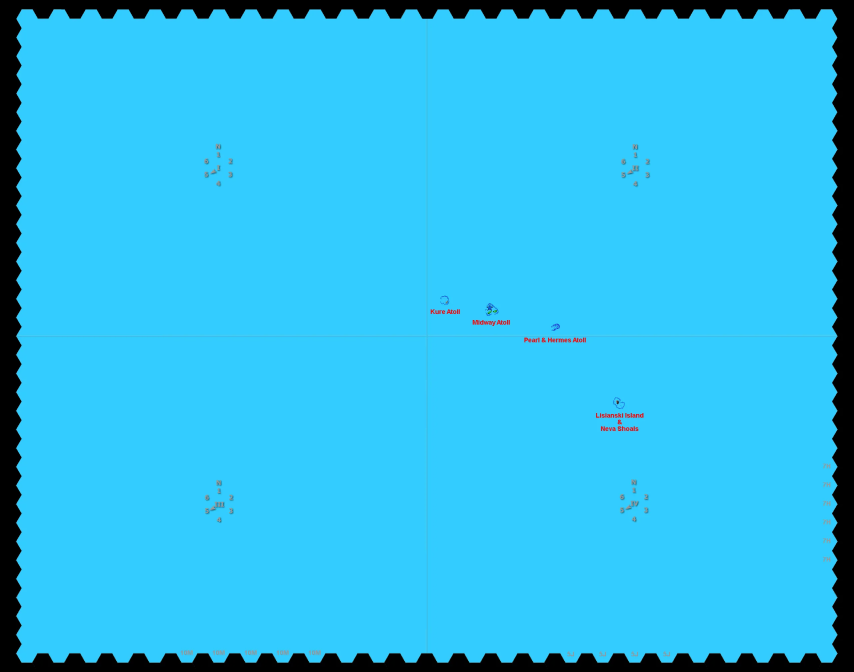
#> input picture assets/map/mappa_midway.webp, 2561 x 2015 px, given in place of Midway_Map.gif, which was not available (shown at 1/3 size)
$ python costruisci_mappe_isole.py
#> lines starting #> are read from the running program, lines starting #| are printed output that depends on the picture
#!/usr/bin/env python3
"""Mappe degli scenari 6 (Midway) e 7 (Wake): griglia (tutto mare, atolli parziali), esagoni d'ingresso
dalle basi fuori mappa (numeri sul bordo: turni di volo) e immagine webp per il gioco.
Serve il modulo VASSAL estratto in /home/claude/v2/images."""
import json, os
import numpy as np
from PIL import Image
ROOT = os.path.dirname(os.path.dirname(os.path.abspath(__file__)))
D = os.path.join(ROOT, 'data')
X0, Y0, DX, DY, COLS, ROWS = 81, 57, 48, 56, 51, 35
def centro(c, r): return (X0 + c * DX, Y0 + r * DY + (DY // 2 if c % 2 else 0))
for nome, img in (('midway', 'Midway_Map.gif'), ('wake', 'Wake_Map.gif')):
    im = Image.open('/home/claude/v2/images/' + img).convert('RGB')
#> im is the input picture: PIL image 2561x2015 RGB; mean R, G, B 47.2, 186.7, 233.2
    M = np.array(im).astype(int)
    R, G, B = M[..., 0], M[..., 1], M[..., 2]
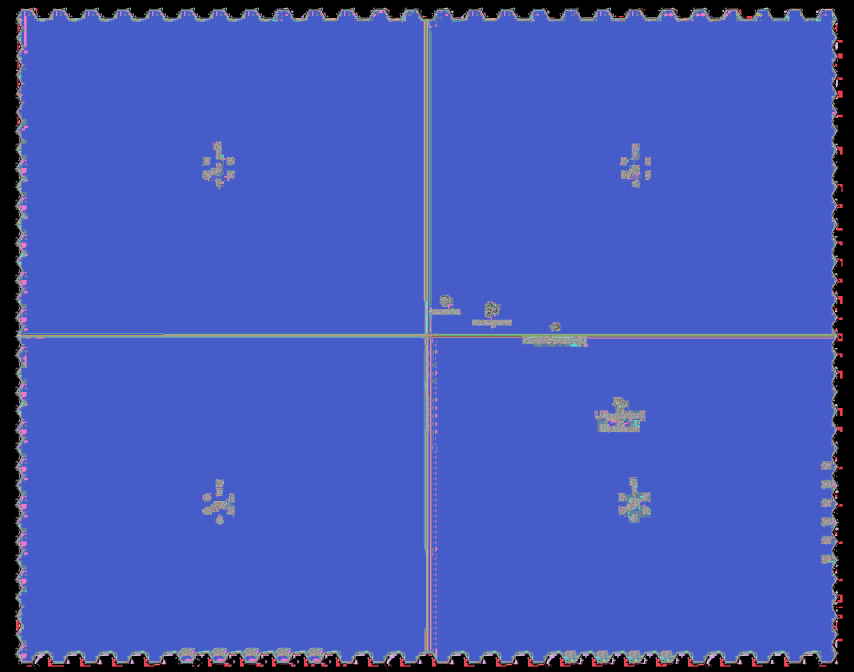
#> R: shape (2015, 2561) int64 (shown at 1/3 size); 254 distinct labels, from 0 to 255; one colour per label, 0 black
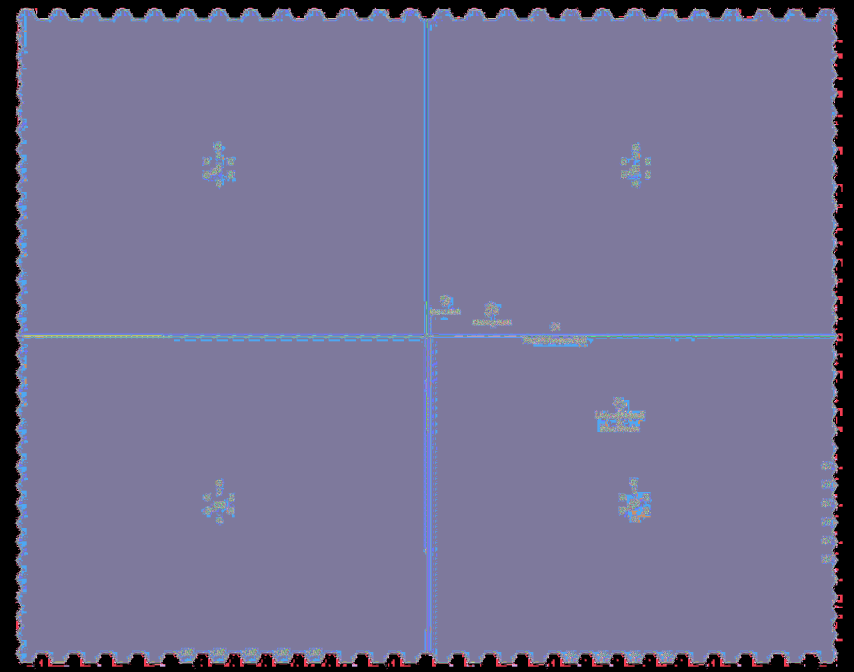
#> G: shape (2015, 2561) int64 (shown at 1/3 size); 240 distinct labels, from 0 to 254; one colour per label, 0 black
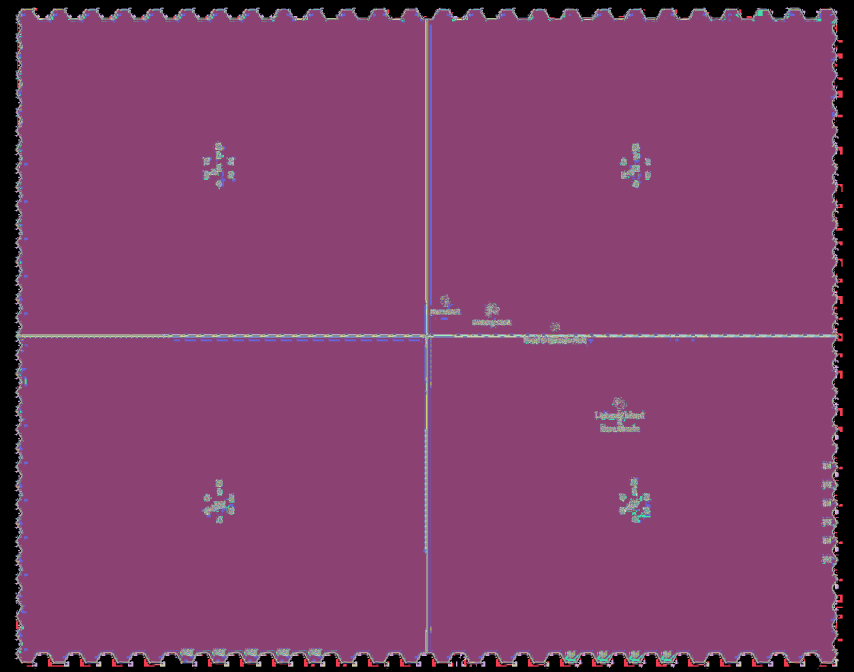
#> B: shape (2015, 2561) int64 (shown at 1/3 size); 256 distinct labels, from 0 to 255; one colour per label, 0 black
    # scogliere blu scuro, terra verde o nera, stella blu: tutto ciò che non è mare né scritta
    atollo = ((B > 150) & (R < 60) & (G < 150)) | ((G > 150) & (R < 140) & (B < 160)) | ((R < 60) & (G < 60) & (B < 60) & (np.arange(M.shape[1])[None, :] > 70) & (np.arange(M.shape[1])[None, :] < 2480) & (np.arange(M.shape[0])[:, None] > 70) & (np.arange(M.shape[0])[:, None] < 1940))
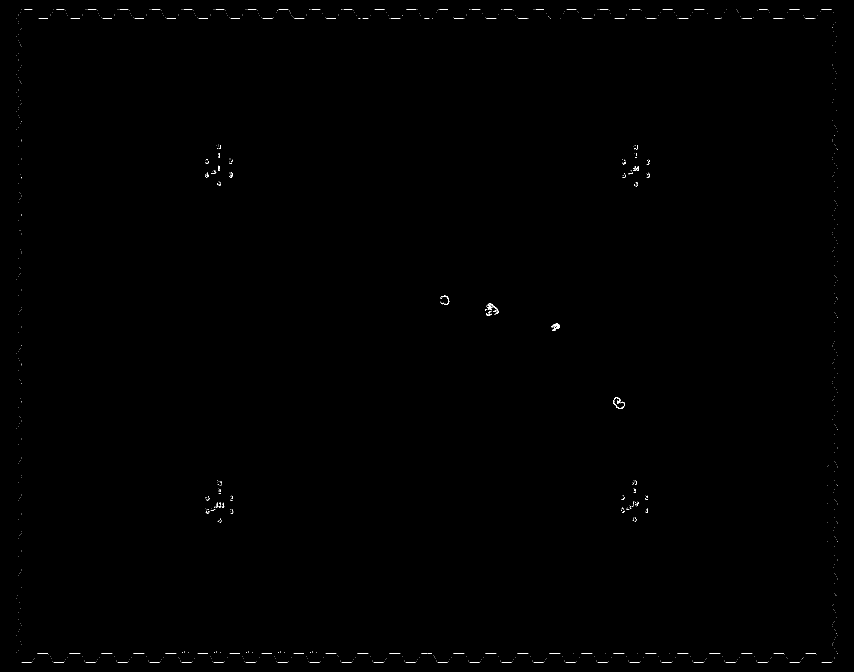
#> atollo: shape (2015, 2561) bool (shown at 1/3 size); 0.11% white in thin lines or dots
    grid = []
    for r in range(ROWS):
        riga = ''
        for c in range(COLS):
            x, y = centro(c, r)
            if y + 20 > M.shape[0] - 20:
                riga += ' '
                continue
            win = atollo[max(0, y - 22):y + 22, max(0, x - 22):x + 22]
            riga += 'p' if win.sum() > 25 else '.'
        grid.append(riga)
#> after the loop, grid = 35 items
    # le rose dei venti grigie non sono atolli
    ROSE = [(12, 8), (38, 8), (12, 26), (38, 26)]
    def cube(c, r):
        x = c; z = r - (c - (c & 1)) // 2; return x, -x - z, z
    def dist(a, b):
        ax, ay, az = cube(*a); bx, by, bz = cube(*b); return max(abs(ax - bx), abs(ay - by), abs(az - bz))
    for r in range(ROWS):
        for c in range(COLS):
            if grid[r][c] == 'p' and any(dist((c, r), q) <= 2 for q in ROSE):
                grid[r] = grid[r][:c] + '.' + grid[r][c + 1:]
    ps = [(c, r) for r in range(ROWS) for c in range(COLS) if grid[r][c] == 'p']
#> ps = [(26, 15), (29, 15), (33, 16), (37, 20)]
    print(nome, 'atolli', ps)
#| midway atolli [(26, 15), (29, 15), (33, 16), (37, 20)]
    json.dump({'grid': grid, 'row0': 0, 'x0': X0, 'y0': Y0, 'dx': DX, 'dy': DY, 'cols': COLS, 'img': 'res://assets/map/mappa_%s.webp' % nome,
               'w': im.size[0], 'h': im.size[1],
               'settori_hex': [[12, 8], [38, 8], [12, 26], [38, 26]], 'sett_col_w': 25, 'sett_row': 16, 'sett_ncol': 2}, open(os.path.join(D, 'mappa_%s.json' % nome), 'w'))
    isole = [[[c, r]] for (c, r) in ps]
#> isole = [[[26, 15]], [[29, 15]], [[33, 16]], [[37, 20]]]
    json.dump({'terra': [], 'scogliere': [], 'montagne': [], 'isole': isole, 'guardacoste': []}, open(os.path.join(D, 'lati_%s.json' % nome), 'w'))
    im.save(os.path.join(ROOT, 'assets/map/mappa_%s.webp' % nome), 'WEBP', quality=80)
#> pass 2 of the loop `for nome, img in (('midway', 'Midway_Map.gif'), ('wake', 'Wake_Map.gif..`:
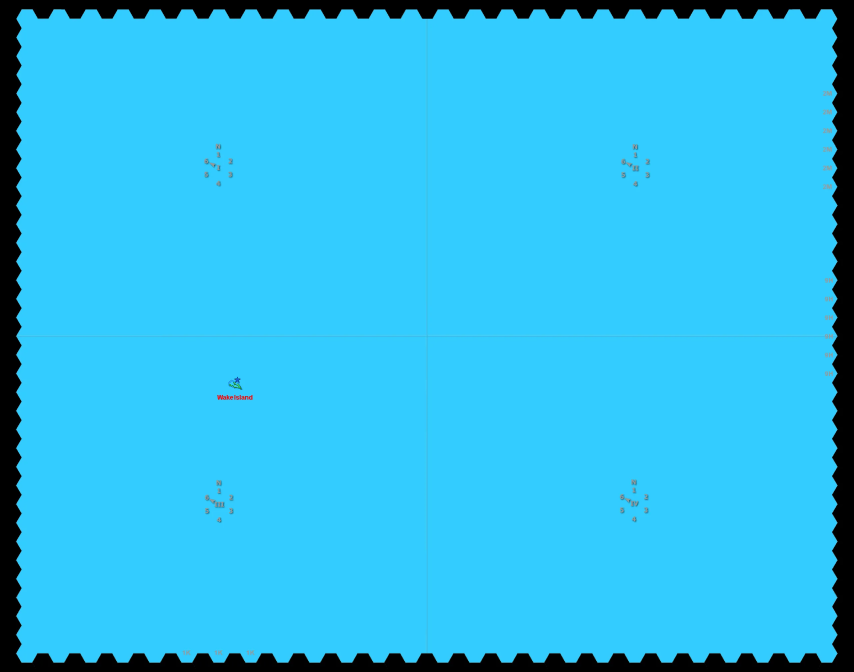
#> input picture assets/map/mappa_wake.webp, 2561 x 2015 px, given in place of Wake_Map.gif, which was not available (shown at 1/3 size)
#> im is the input picture: PIL image 2561x2015 RGB; mean R, G, B 47.1, 186.8, 233.4
#> R: shape (2015, 2561) int64; 253 distinct labels, from 0 to 255
#> G: shape (2015, 2561) int64; 244 distinct labels, from 0 to 255
#> `R, G, B = M[..., 0], M[..., 1], M[..., 2]`:
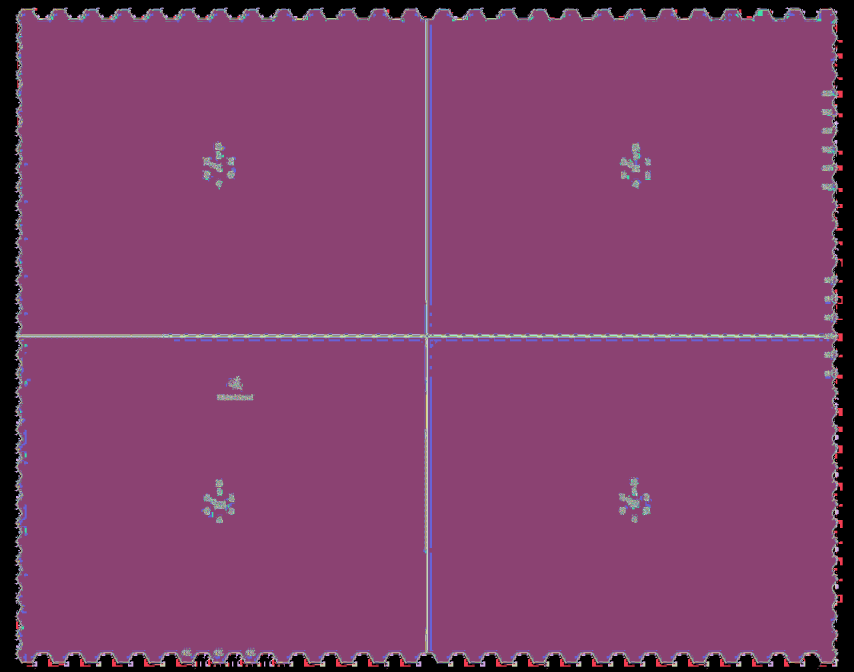
#> B: shape (2015, 2561) int64 (shown at 1/3 size); 256 distinct labels, from 0 to 255; one colour per label, 0 black
#> `atollo = ((B > 150) & (R < 60) & (G < 150)) | ((G > 150) & (R < 140) &..`:
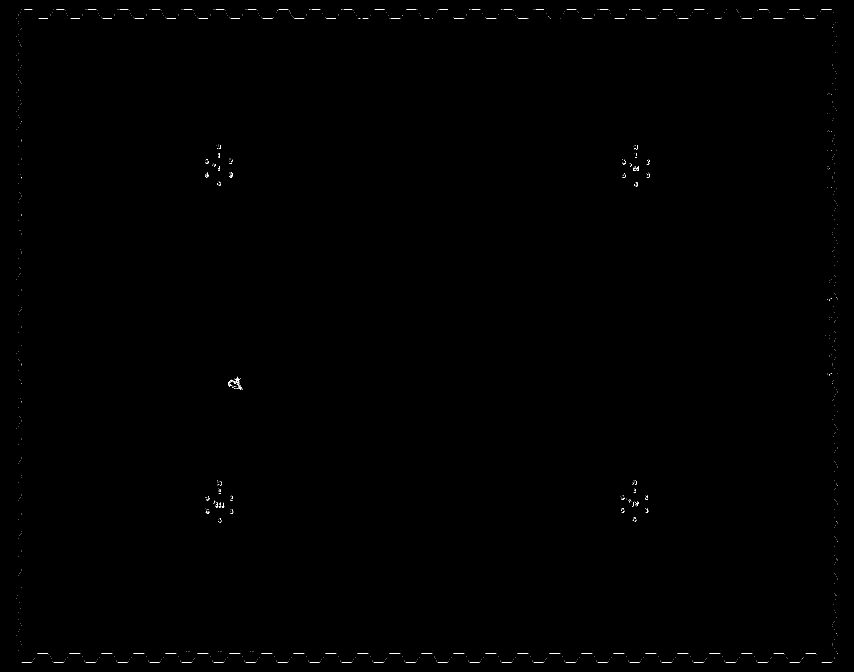
#> atollo: shape (2015, 2561) bool (shown at 1/3 size); 0.1% white in thin lines or dots
#> ps = [(13, 19)]
#| wake atolli [(13, 19)]
#> isole = [[[13, 19]]]
